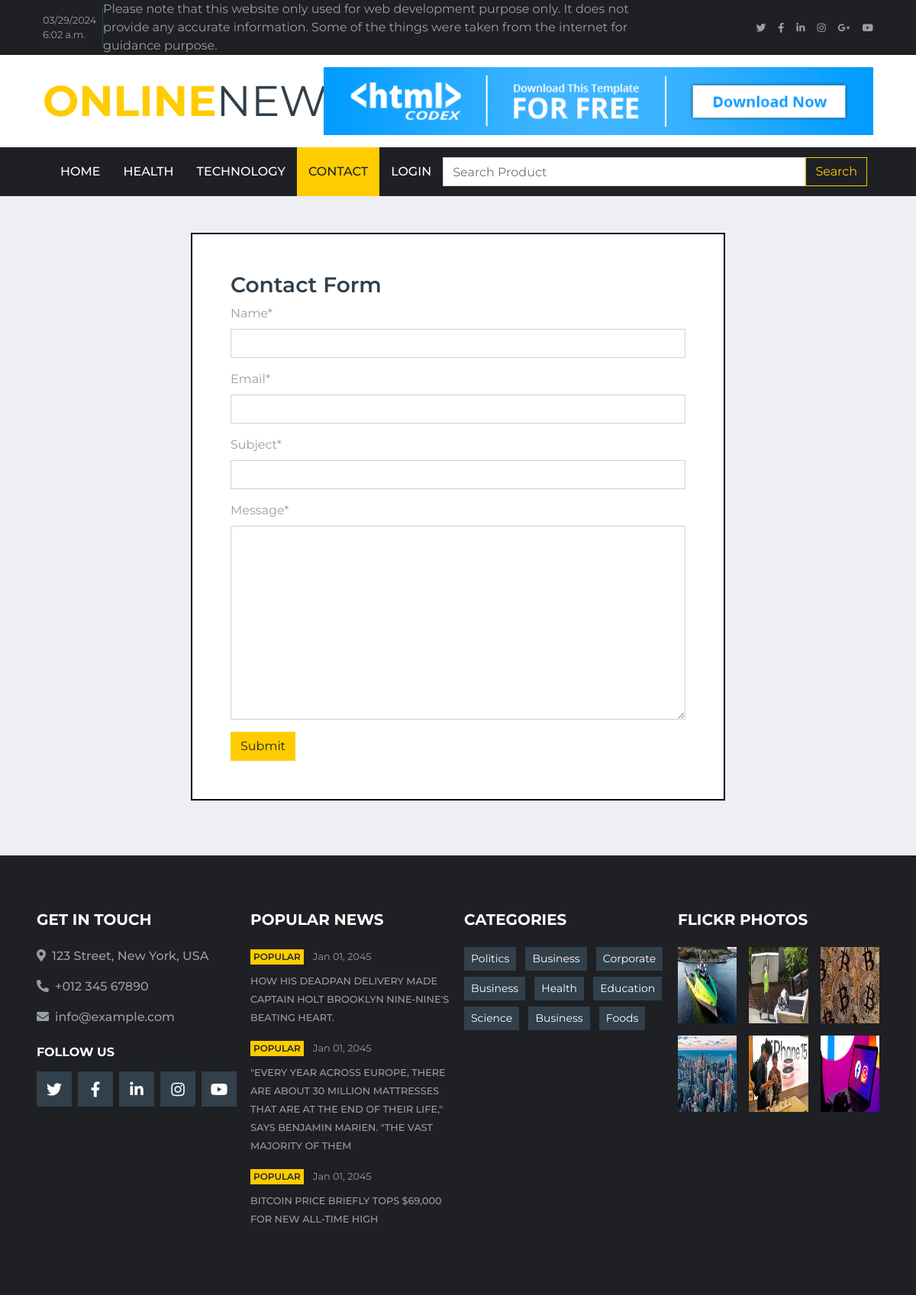
Page /contact/ on the committed database.
### News/models.py (models this page shows, shortened)
class NewsDetailModel(models.Model):
    user = models.ForeignKey(User, on_delete=models.CASCADE, null=True)
    image = models.ImageField(null=True,upload_to="img/")
    author = models.CharField(max_length=150)
    author_image = models.ImageField(null=True, upload_to="img/")
    title = models.CharField(max_length=150)
    title_tags = models.CharField(max_length=100)
    paragraph1 = models.TextField(max_length=5000)
    paragraph2 = models.TextField(max_length=5000, null=True)
    status = models.CharField(choices=choice,max_length=100)
    created_at = models.DateTimeField(auto_now_add=timezone.now())
    type = models.CharField(choices=news_type, max_length=100, null=True)

### News/views.py (the view)
# urls.py: path('contact/', ContactPageView, name='contact'),
def ContactPageView(request):
    if request.method == 'POST':
        forms = ContactForm(request.POST)
        if forms.is_valid():
            forms.save()
            messages.success(request, "Data inserted successfully")
            return redirect('contact')
        else:
            messages.warning(request, "Data was not inserted")
    else:
        forms = ContactForm()
    flicker_photo = NewsDetailModel.objects.all()[:6]
    popular_news = NewsDetailModel.objects.filter(status='Popular')[:3]
    context = {
        'forms':forms,
        'flicker_photo':flicker_photo,
        'popular_news':popular_news,
    }
    return render(request, 'News/contact.html', context)

### News/forms.py (shortened to what this page needs)
class ContactForm(forms.ModelForm):
    class Meta:
        model = ContactPageModel
        fields = ['name', 'email', 'subject', 'message']

### News/templates/News/contact.html (shortened to what this page needs)
{% extends 'News/base.html' %}
{% load crispy_forms_tags %}
{% block content %}
<br/>
<div class="container" style="width:700px; border:2px solid black; background-color:white; padding:50px;">
    <h3>Contact Form</h3>
    <form method="POST" class="form">
             {{ forms|crispy }}
             <input type="submit" value="Submit" class="btn btn-primary">
    </form>
</div>
{% endblock %}

### News/templates/News/Footer.html
    <div class="container-fluid bg-dark pt-5 px-sm-3 px-md-5 mt-5">
        <div class="row py-4">
            <div class="col-lg-3 col-md-6 mb-5">
                <h5 class="mb-4 text-white text-uppercase font-weight-bold">Get In Touch</h5>
                <p class="font-weight-medium"><i class="fa fa-map-marker-alt mr-2"></i>123 Street, New York, USA</p>
                <p class="font-weight-medium"><i class="fa fa-phone-alt mr-2"></i>+012 345 67890</p>
                <p class="font-weight-medium"><i class="fa fa-envelope mr-2"></i>info@example.com</p>
                <h6 class="mt-4 mb-3 text-white text-uppercase font-weight-bold">Follow Us</h6>
                <div class="d-flex justify-content-start">
                    <a class="btn btn-lg btn-secondary btn-lg-square mr-2" href="#"><i class="fab fa-twitter"></i></a>
                    <a class="btn btn-lg btn-secondary btn-lg-square mr-2" href="#"><i class="fab fa-facebook-f"></i></a>
                    <a class="btn btn-lg btn-secondary btn-lg-square mr-2" href="#"><i class="fab fa-linkedin-in"></i></a>
                    <a class="btn btn-lg btn-secondary btn-lg-square mr-2" href="#"><i class="fab fa-instagram"></i></a>
                    <a class="btn btn-lg btn-secondary btn-lg-square" href="#"><i class="fab fa-youtube"></i></a>
                </div>
            </div>
            <div class="col-lg-3 col-md-6 mb-5">
                <h5 class="mb-4 text-white text-uppercase font-weight-bold">Popular News</h5>
                {% for popular in popular_news %}
                <div class="mb-3">
                    <div class="mb-2">
                        <a class="badge badge-primary text-uppercase font-weight-semi-bold p-1 mr-2" href="">{{ popular.status }}</a>
                        <a class="text-body" href=""><small>Jan 01, 2045</small></a>
                    </div>
                    <a class="small text-body text-uppercase font-weight-medium" href="">{{ popular.title }}</a>
                </div>
                {% endfor %}
            </div>
            <div class="col-lg-3 col-md-6 mb-5">
                <h5 class="mb-4 text-white text-uppercase font-weight-bold">Categories</h5>
                <div class="m-n1">
                    <a href="" class="btn btn-sm btn-secondary m-1">Politics</a>
                    <a href="" class="btn btn-sm btn-secondary m-1">Business</a>
                    <a href="" class="btn btn-sm btn-secondary m-1">Corporate</a>
                    <a href="" class="btn btn-sm btn-secondary m-1">Business</a>
                    <a href="" class="btn btn-sm btn-secondary m-1">Health</a>
                    <a href="" class="btn btn-sm btn-secondary m-1">Education</a>
                    <a href="" class="btn btn-sm btn-secondary m-1">Science</a>
                    <a href="" class="btn btn-sm btn-secondary m-1">Business</a>
                    <a href="" class="btn btn-sm btn-secondary m-1">Foods</a>
                </div>
            </div>
            <div class="col-lg-3 col-md-6 mb-5">
                <h5 class="mb-4 text-white text-uppercase font-weight-bold">Flickr Photos</h5>
                <div class="row">
                    {% for photos in flicker_photo %}
                    <div class="col-4 mb-3">
                        <a href="{% url 'news_detail' photos.id %}"><img class="w-100" src="{{ photos.image.url }}" height="100px;" width="90px;" alt=""></a>
                    </div>
                    {% endfor %}
                </div>
            </div>
        </div>
    </div>

### rows in the picture
NewsDetailModel: status "POPULAR", title "HOW HIS DEADPAN DELIVERY MADE CAPTAIN HOLT BROOKLYN NINE-NINE'S BEATING HEART.", image (picture)
NewsDetailModel: status "POPULAR", title "\"EVERY YEAR ACROSS EUROPE, THERE ARE ABOUT 30 MILLION MATTRESSES THAT ARE AT THE END OF THEIR LIFE,\" SAYS BENJAMIN MARIEN. \"THE VAST MAJORITY OF THEM", image (picture)
NewsDetailModel: status "POPULAR", title "BITCOIN PRICE BRIEFLY TOPS $69,000 FOR NEW ALL-TIME HIGH", image (picture)
NewsDetailModel: image (picture)
NewsDetailModel: image (picture)
NewsDetailModel: image (picture)
